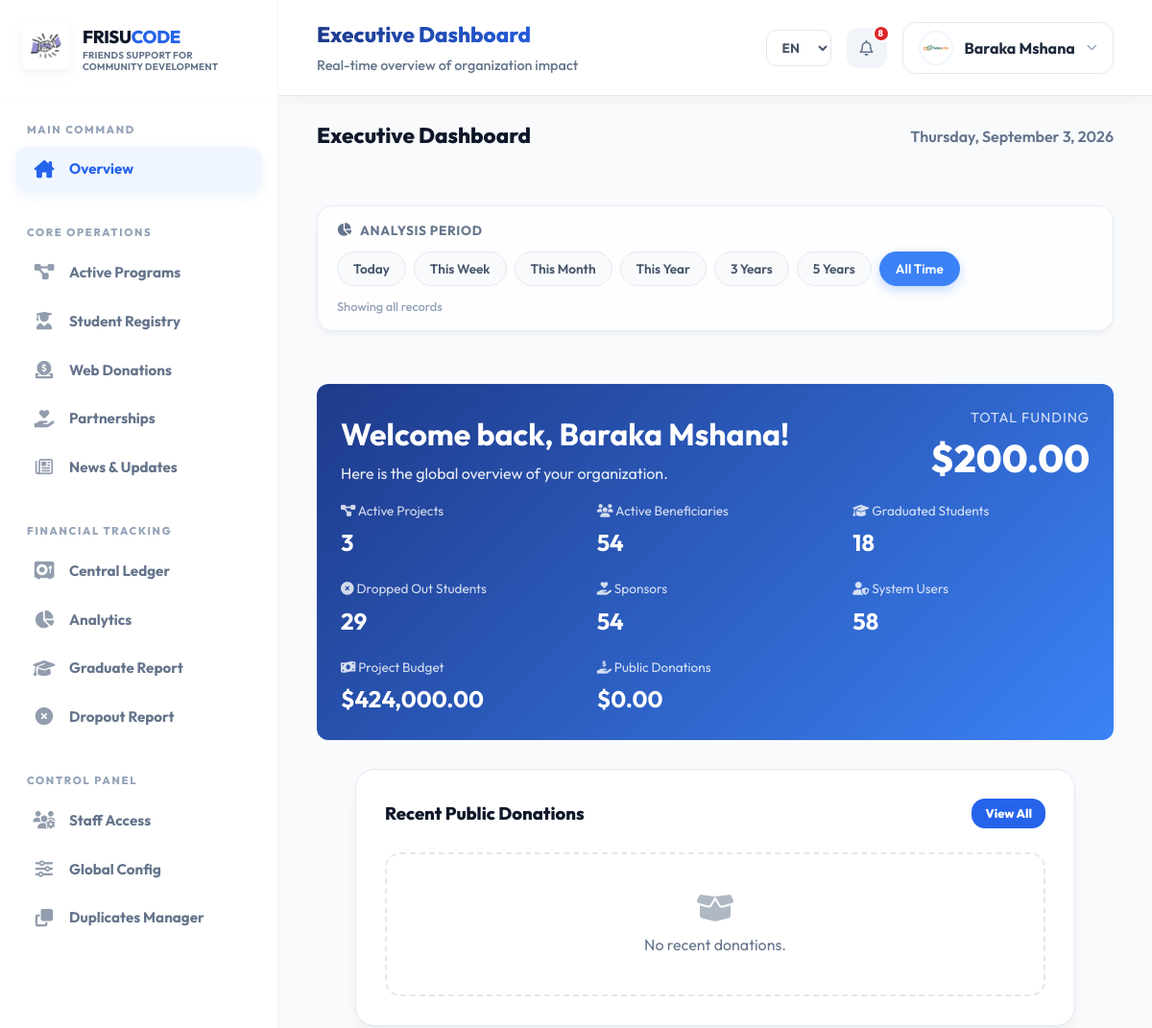
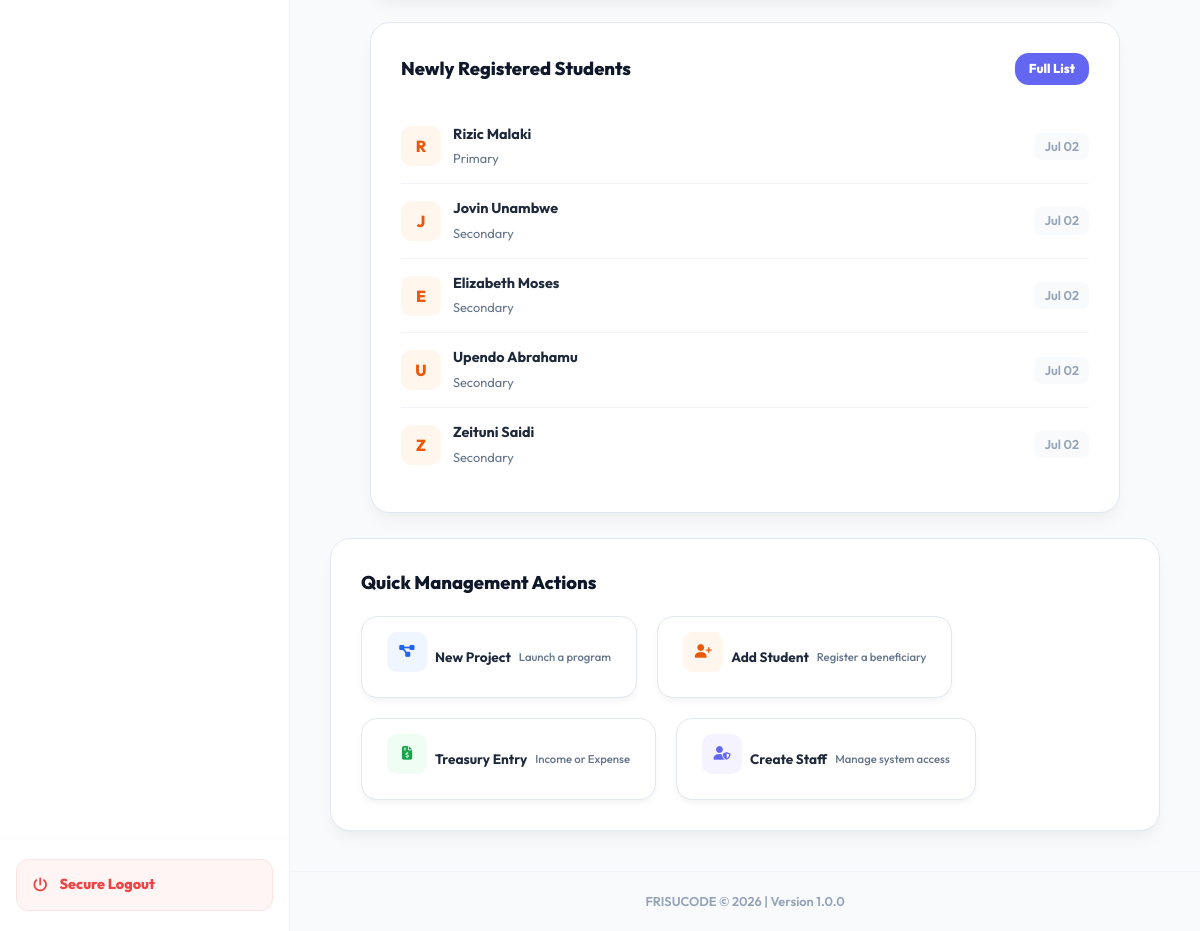
/system/dashboards/super_admin.php (signed in), run on the app's committed database (2 pictures, top to bottom).
### tables this page shows
CREATE TABLE `users` (
  `id` int(11) NOT NULL,
  `full_name` varchar(100) NOT NULL,
  `email` varchar(100) NOT NULL,
  `profile_picture` varchar(255) DEFAULT NULL,
  `phone` varchar(30) DEFAULT NULL,
  `address` text DEFAULT NULL,
  `password` varchar(255) NOT NULL,
  `role` enum('super_admin','director','project_manager','finance','me_officer','field_officer','donor','guest') NOT NULL DEFAULT 'guest',
  `status` enum('active','inactive') DEFAULT 'active',
  `preferred_language` enum('en','sw','de','fr','es') DEFAULT 'en',
  `last_login` datetime DEFAULT NULL,
  `created_at` timestamp NOT NULL DEFAULT current_timestamp(),
  `updated_at` timestamp NOT NULL DEFAULT current_timestamp() ON UPDATE current_timestamp()
);

CREATE TABLE `beneficiaries` (
  `id` int(11) NOT NULL,
  `student_id` varchar(50) DEFAULT NULL,
  `full_name` varchar(200) NOT NULL,
  `dob` date DEFAULT NULL,
  `gender` enum('Male','Female','Other') DEFAULT NULL,
  `education_level` varchar(100) DEFAULT NULL,
  `school_name` varchar(200) DEFAULT NULL,
  `status` enum('active','graduated','dropped_out') DEFAULT 'active',
  `sponsor_id` int(11) DEFAULT NULL,
  `bio` text DEFAULT NULL,
  `photo_url` varchar(255) DEFAULT NULL,
  `registered_at` timestamp NOT NULL DEFAULT current_timestamp(),
  `updated_at` timestamp NOT NULL DEFAULT current_timestamp() ON UPDATE current_timestamp(),
  `location_name` varchar(255) DEFAULT '',
  `google_map_link` text DEFAULT '',
  `class_level` varchar(100) DEFAULT '',
  `guardian_name` varchar(255) DEFAULT '',
  `guardian_phone` varchar(50) DEFAULT '',
  `guardian_relation` varchar(100) DEFAULT '',
  `dropout_reason` text DEFAULT NULL,
  `dropout_date` date DEFAULT NULL,
  `dropout_recorded_by` int(11) DEFAULT NULL,
  `graduation_date` date DEFAULT NULL,
  `graduation_notes` text DEFAULT NULL
);

### system/dashboards/super_admin.php (the view, shortened to what the rows shown need)
<?php
require_once __DIR__ . '/../auth/auth_check.php';
require_once __DIR__ . '/../config/db.php';
$recentBeneficiaries = $pdo->query("SELECT full_name, education_level, registered_at FROM beneficiaries ORDER BY registered_at DESC LIMIT 5")->fetchAll(PDO::FETCH_ASSOC);
?>
<!DOCTYPE html>
<html lang="<?= htmlspecialchars($lang ?? 'en') ?>">
<head>
    <link rel="stylesheet" href="../../assets/css/system-dashboard.css">
    <link rel="stylesheet" href="https://cdnjs.cloudflare.com/ajax/libs/font-awesome/6.5.1/css/all.min.css">
</head>
<body>
<div class="dashboard-layout">
    <div class="main">
        <?php include __DIR__ . '/../partials/header.php'; ?>
        <div class="page-header fade-in" style="margin-bottom: 0;">
            <h2 style="font-family: 'Outfit'; font-weight: 800;"><?= __('Executive Dashboard') ?></h2>
        </div>
        <section class="summary-card fade-in" style="margin: 30px 40px; animation-delay: 0.1s;">
            <div style="display: flex; justify-content: space-between; align-items: center;">
                <div>
                    <h2 style="margin: 0; font-family: 'Outfit'; font-size: 2rem;"><?= __('Welcome back') ?>, <?php echo htmlspecialchars($adminName); ?>!</h2>
                </div>
            </div>
        </section>
        <section class="charts-grid flow-row" style="margin: 0 40px;">
            <div class="chart-card fade-in" style="animation-delay: 0.7s;">
                <ul class="recent-list">
                    <?php if(!empty($recentBeneficiaries)): foreach($recentBeneficiaries as $b): ?>
                        <li class="recent-item" style="padding: 14px 0;">
                            <div style="display: flex; align-items: center; gap: 12px;">
                                <div style="width: 40px; height: 40px; border-radius: 10px; background: #fff7ed; display: flex; align-items: center; justify-content: center; font-weight: 800; color: #ea580c;">
                                    <?php echo strtoupper(substr($b['full_name'], 0, 1)); ?>
                                </div>
                                <div class="recent-info">
                                    <div style="font-weight: 700;"><?php echo htmlspecialchars($b['full_name']); ?></div>
                                    <small><?php echo htmlspecialchars($b['education_level']); ?></small>
                                </div>
                            </div>
                            <div style="font-size: 0.8rem; font-weight: 600; color: #94a3b8; background: #f8fafc; padding: 4px 10px; border-radius: 8px;">
                                <?php echo date('M d', strtotime($b['registered_at'])); ?>
                            </div>
                        </li>
                    <?php endforeach; endif; ?>
                </ul>
            </div>
        </section>
    </div>
</div>
</body>
</html>

### system/partials/header.php (shortened to what the rows shown need)
<?php
$current_url = $_SERVER['REQUEST_URI'];
$title_data = ['title' => __('System Module'), 'sub' => __('FRISUCODE Smart Office')];
if (strpos($current_url, '/dashboards/super_admin.php') !== false) {
    $title_data = ['title' => __('Executive Dashboard'), 'sub' => __('Real-time overview of organization impact')];
} elseif (strpos($current_url, '/dashboards/staff.php') !== false) {
    $title_data = ['title' => __('Staff Dashboard'), 'sub' => __('Your workspace and assigned tasks')];
} elseif (strpos($current_url, '/dashboards/project_manager.php') !== false) {
    $title_data = ['title' => __('Project Manager Dashboard'), 'sub' => __('Manage active programs and resources')];
} elseif (strpos($current_url, '/dashboards/donor.php') !== false) {
    $title_data = ['title' => __('Donor Portal'), 'sub' => __('Your impact and contribution overview')];
} elseif (strpos($current_url, '/dashboards/finance.php') !== false) {
    $title_data = ['title' => __('Finance Dashboard'), 'sub' => __('Real-time financial control and oversight')];
} elseif (strpos($current_url, '/projects/') !== false) {
    if (strpos($current_url, 'create.php') !== false) {
        $title_data = ['title' => __('New Program'), 'sub' => __('Initiating a community initiative')];
    } else {
        $title_data = ['title' => __('Project Management'), 'sub' => __('Overseeing active programs and goals')];
    }
} elseif (strpos($current_url, '/beneficiaries/') !== false) {
    if (strpos($current_url, 'create.php') !== false) {
        $title_data = ['title' => __('Student Registration'), 'sub' => __('Adding a new beneficiary to the database')];
    } else {
        $title_data = ['title' => __('Student Registry'), 'sub' => __('Managing sponsored students and progress')];
    }
} elseif (strpos($current_url, '/finance/') !== false) {
    if (strpos($current_url, 'create.php') !== false) {
        $title_data = ['title' => __('New Entry'), 'sub' => __('Recording financial movement in the ledger')];
    } else {
        $title_data = ['title' => __('Financial Ledger'), 'sub' => __('Tracking organizational inflow and outflow')];
    }
} elseif (strpos($current_url, '/donations/') !== false) {
    $title_data = ['title' => __('Public Contributions'), 'sub' => __('Reviewing donations received from the website')];
} elseif (strpos($current_url, '/donors/') !== false) {
    $title_data = ['title' => __('Partner Registry'), 'sub' => __('Managing official sponsors and partner organizations')];
} elseif (strpos($current_url, '/reports/') !== false) {
    $title_data = ['title' => __('Impact Analytics'), 'sub' => __('Data-driven insights and reporting')];
} elseif (strpos($current_url, '/users/') !== false) {
    $title_data = ['title' => __('Staff Directory'), 'sub' => __('Managing system access and personnel roles')];
} elseif (strpos($current_url, '/settings/') !== false) {
    $title_data = ['title' => __('Global Settings'), 'sub' => __('System-wide configurations and branding')];
}
$adminName = $_SESSION['user_name'] ?? 'Admin User';
?>
<header class="topbar">
    <div>
        <h1><?= $title_data['title'] ?></h1>
    </div>
    <div class="top-actions">
        <div class="profile">
            <div class="profile-trigger">
                <?php
                $sysUserId = $_SESSION['user_id'] ?? null;
                $pPic = null;
                if ($sysUserId && isset($pdo)) {
                    try {
                        $usrStmt = $pdo->prepare("SELECT profile_picture FROM users WHERE id = ?");
                        $usrStmt->execute([$sysUserId]);
                        $pPic = $usrStmt->fetchColumn();
                    } catch(PDOException $e) {}
                }
                if (!empty($pPic)): ?>
                    <img src="<?= htmlspecialchars($pPic) ?>" alt="Profile" style="width: 36px; height: 36px; border-radius: 50%; object-fit: cover; border: 2px solid var(--primary-light);">
                <?php else: ?>
                    <div class="profile-img-circle">
                        <?= strtoupper(substr($adminName, 0, 1)) ?>
                    </div>
                <?php endif; ?>
                <span style="font-weight: 700; color: #1e293b;"><?= htmlspecialchars($adminName) ?></span>
                <i class="fa-solid fa-chevron-down" style="font-size: 0.7rem; color: #94a3b8;"></i>
            </div>
        </div>
    </div>
</header>

### data on the page
users: profile_picture (picture)
beneficiaries: full_name "R", full_name "Rizic Malaki", education_level "Primary", registered_at "Jul 02"
beneficiaries: full_name "J", full_name "Jovin Unambwe", education_level "Secondary", registered_at "Jul 02"
beneficiaries: full_name "E", full_name "Elizabeth Moses", education_level "Secondary", registered_at "Jul 02"
beneficiaries: full_name "U", full_name "Upendo Abrahamu", education_level "Secondary", registered_at "Jul 02"
beneficiaries: full_name "Z", full_name "Zeituni Saidi", education_level "Secondary", registered_at "Jul 02"

### other printed values
__('Friends Support for Community Development') "FRIENDS SUPPORT FOR COMMUNITY DEVELOPMENT"
__('Main Command') "MAIN COMMAND"
__('Overview') "Overview"
__('Core Operations') "CORE OPERATIONS"
__('Active Programs') "Active Programs"
__('Student Registry') "Student Registry"
__('Web Donations') "Web Donations"
__('Partnerships') "Partnerships"
__('News & Updates') "News & Updates"
__('Financial Tracking') "FINANCIAL TRACKING"
__('Central Ledger') "Central Ledger"
__('Analytics') "Analytics"
__('Graduate Report') "Graduate Report"
__('Dropout Report') "Dropout Report"
__('Control Panel') "CONTROL PANEL"
